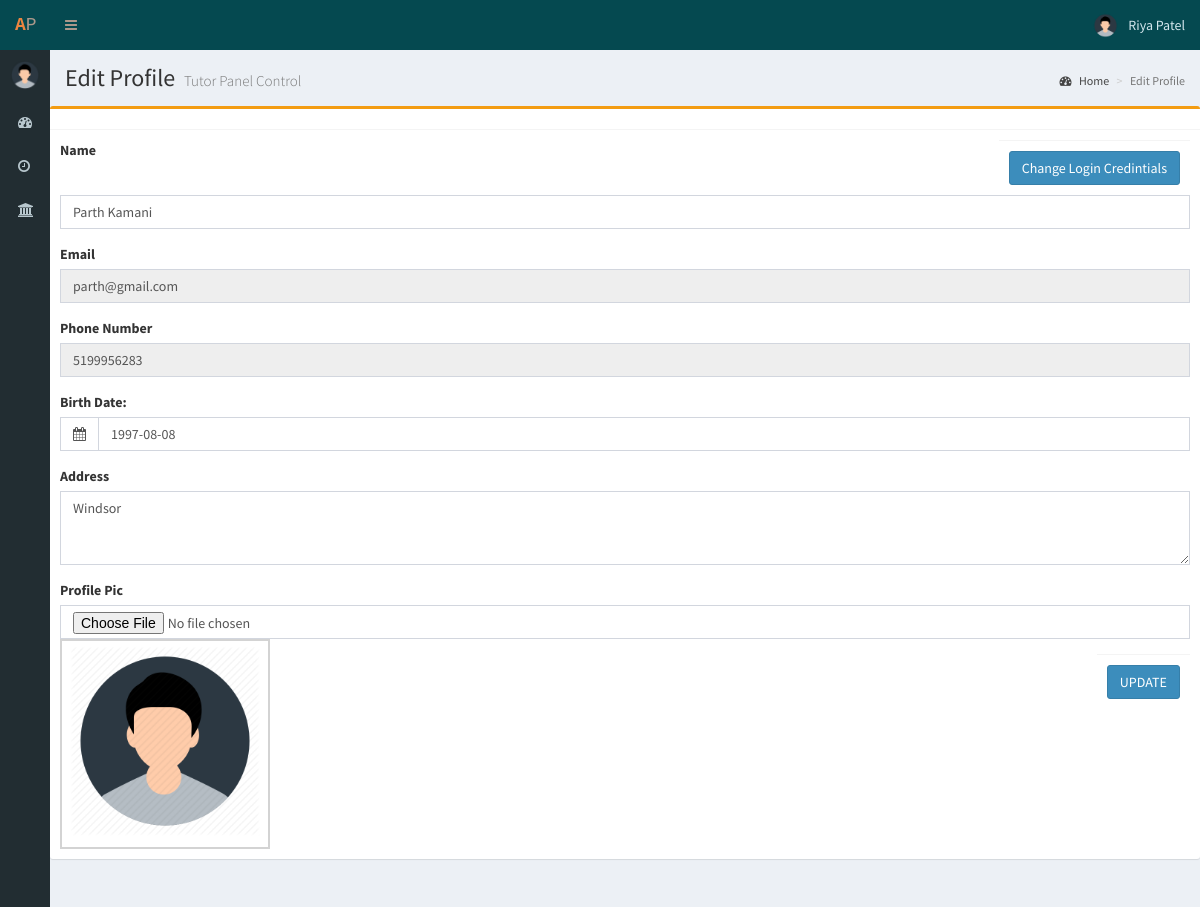
Page /editprofile.php?id=2 (signed in) on the committed database.
### tables this page shows
CREATE TABLE `tbl_detail` (
  `detail_id` int(40) NOT NULL,
  `login_id` int(11) NOT NULL,
  `name` varchar(40) NOT NULL,
  `dob` date NOT NULL,
  `gender` varchar(20) NOT NULL,
  `address` varchar(100) NOT NULL,
  `profile_pic` varchar(50) NOT NULL,
  `dept` int(11) NOT NULL,
  `valid` int(11) NOT NULL
);

### editprofile.php (the view, shortened to what this page needs)
<?php
	include "connection.php";
	if(!isset($_SESSION['log']))
	{
		header("location:index.php");
	}
	else
	{
		$ulog = $_SESSION['log'];
		$a = "SELECT * FROM tbl_login WHERE email_id='$ulog'";
		$aa = mysqli_query($con,$a);
		$value = mysqli_fetch_array($aa);
		$uid = $value['login_id'];
		$b = "SELECT * FROM tbl_detail WHERE login_id='$uid'";
		$bb = mysqli_query($con,$b);
		$bbb = mysqli_fetch_array($bb);
		$n = $bbb['name'];
		$i = $bbb['profile_pic'];
		$dob = $bbb['dob'];
		if(isset($_GET['id']))
		{
			$id = $_GET['id'];
			$url="change.php?id=".$id;
			$sql = "SELECT * FROM tbl_login WHERE login_id='$id'";
			$result = mysqli_query($con,$sql);
			$value = mysqli_fetch_array($result);
			$email = $value['email_id'];
			$oldphone = $value['phone_no'];
			$qry = "SELECT * FROM tbl_detail WHERE login_id='$id'";
			$result1 = mysqli_query($con,$qry);
			$value1 = mysqli_fetch_array($result1);
			$name = $value1['name'];
			$dob = $value1['dob'];
			$address = $value1['address'];
			$sql1 = "SELECT profile_pic FROM tbl_detail WHERE login_id='$id'";
		$result2 = mysqli_query($con,$sql1);
		$value2 = mysqli_fetch_array($result2);
		$def =$value2['profile_pic'];
	}
?>
<!DOCTYPE html>
<html>
<head>
  <link rel="stylesheet" href="bower_components/bootstrap/dist/css/bootstrap.min.css">
  <link rel="stylesheet" href="bower_components/font-awesome/css/font-awesome.min.css">
  <link rel="stylesheet" href="bower_components/Ionicons/css/ionicons.min.css">
  <link rel="stylesheet" href="dist/css/AdminLTE.min.css">
  <link rel="stylesheet" href="dist/css/skins/_all-skins.min.css">
  <link rel="stylesheet" href="bower_components/morris.js/morris.css">
  <link rel="stylesheet" href="bower_components/jvectormap/jquery-jvectormap.css">
  <link rel="stylesheet" href="bower_components/bootstrap-datepicker/dist/css/bootstrap-datepicker.min.css">
  <link rel="stylesheet" href="bower_components/bootstrap-daterangepicker/daterangepicker.css">
  <link rel="stylesheet" href="plugins/bootstrap-wysihtml5/bootstrap3-wysihtml5.min.css">
</head>
<body class="hold-transition skin-purple sidebar-mini sidebar-collapse">
<div class="wrapper">
  <?php
		include("head.php");
		include("menu.php");
	  ?>
  <div class="content-wrapper">
    <section class="content-header">
      <h1>
        Edit Profile
        <?php
if($type==0)
{
	?>
	<small>Admin Panel Control</small>
	<?php
}
else if($type==1)
{
		?>
        <small>Professor Panel Control</small>
		<?php
}
else if($type==2)
{
	?>
	<small>Tutor Panel Control</small>
	<?php
}
		?>
      </h1>
      <ol class="breadcrumb">
        <li><a href="dashboard.php"><i class="fa fa-dashboard"></i> Home</a></li>
        <li class="active">Edit Profile</li>
      </ol>
    </section>
    <section class="content">
      <div class="row">
	  <div class="box box-warning">
            <div class="box-header with-border">
            </div>
            <div class="box-body">
			<div class="box-footer" style="float:right;"><a href="<?php echo $url; ?>">
                <button type="submit" name="change" class="btn btn-primary">Change Login Credintials</button>
              </a>
			  </div>
              <form role="form" method="post" enctype="multipart/form-data" >
                <div class="form-group">
                  <label>Name</label>
                  <input type="text" name="name" value="<?php echo $name; ?>" class="form-control" placeholder="Name" required />
                </div>
				<div class="form-group">
                  <label>Email</label>
                  <input type="email" name="email" value="<?php echo $email; ?>" class="form-control" placeholder="Email" required readonly />
                </div>
				<div class="form-group">
                  <label>Phone Number</label>
                  <input type="text" name="phone" class="form-control" value="<?php echo $oldphone; ?>" placeholder="Phone Number" pattern="[6789][0-9]{9}" oninput="setCustomValidity('')" title='Enter 10 Digit mobile
number starting with 6 or 7 or 8 or 9' required readonly />
                </div>
				<div class="form-group">
                <label>Birth Date:</label>
                <div class="input-group date">
                  <div class="input-group-addon">
                    <i class="fa fa-calendar"></i>
                  </div>
                  <input type="text" name="dob"  value="<?php echo $dob; ?>" placeholder="Date of Birth" class="form-control pull-right" id="datepicker" autocomplete="off" required />
                </div>
              </div>
                <div class="form-group">
                  <label>Address</label>
                  <textarea class="form-control" placeholder="Address" name="address" rows="3" required ><?php echo $address; ?></textarea>
                </div>
				<div class="form-group">
                  <label>Profile Pic</label>
                  <input type="file" id="profile-img" name="image" accept="image/png,image/jpg,image/jpeg" class="form-control" placeholder="">
					<div id="myDiv" align="center">
					  <img src="<?php echo $def; ?>" id="profile-img-tag" alt="Profile Pic" width="200px" height="200px" style="border:5px solid #ffffff; background-color: #ffffff;" />
					</div>
				</div>
              <div class="box-footer" style="float:right;">
                <button type="submit" name="submit" class="btn btn-primary">UPDATE</button>
              </div>
			  </form>
            </div>
          </div>
        </div>
    </section>
  </div>
  <?php
	include("footer.php");
  ?>
</div>
</body>
</html>
<?php
	}
?>

### head.php (shortened to what this page needs)
<html>
<head>
</head>
<body>
<header class="main-header" >
    <a href="dashboard.php" class="logo" style="color:#AB988B; background-color: #054950;">
      <span class="logo-mini logo" style="color:#AB988B; background-color: #054950;"><b style="color:#EB8540; background-color: #054950;">A</b>P</span>
    </a>
    <nav class="navbar navbar-static-top" style="background-color: #054950;">
      <a href="#" class="sidebar-toggle" data-toggle="push-menu" role="button" style="color:#AB988B; background-color: #054950;">
      </a>
      <div class="navbar-custom-menu">
        <ul class="nav navbar-nav">
           <li class="dropdown user user-menu" style="background-color: #054950;">
            <a href="#" class="dropdown-toggle" data-toggle="dropdown">
              <img src="<?php echo $i; ?>" class="user-image" alt="User Image">
              <span class="hidden-xs" style="color:#D4E7ED; background-color: #054950;"> <?php echo $n; ?> </span>
            </a>
          </li>
        </ul>
      </div>
    </nav>
  </header>
  </body>
  </html>

### menu.php (shortened to what this page needs)
<?php
	include "connection.php";
	if(!isset($_SESSION['log']))
	{
		header("location:index.php");
	}
	else
	{
		$log = $_SESSION['log'];
		$sql = "SELECT login_id,type FROM tbl_login WHERE email_id='$log'";
		$result = mysqli_query($con,$sql);
		$value = mysqli_fetch_array($result);
		$type = $value['type'];
		?>
<!DOCTYPE html>
<html>
<head>
</head>
<body>
		<?php
		if($type==0 ||$type==1 ||$type==2 ||$type==3)
		{
			?>
		<aside class="main-sidebar" >
		<section class="sidebar">
			<div class="user-panel">
        <div class="pull-left image">
          <img src="<?php echo $i; ?>" class="img-circle" alt="User Image">
        </div>
      </div>
<ul class="sidebar-menu" data-widget="tree">
        <li class="">
          <a id="dashboard" href="dashboard.php">
            <i class="fa fa-dashboard"></i> <span>Dashboard</span>
          </a>
        </li>
		<li class="treeview">
          <a href="#">
            <i class="fa fa-clock-o"></i> <span>Appointments</span>
          </a>
        </li>
		<li class="treeview">
          <a href="#">
            <i class="fa fa-bank"></i>
          </a>
        </li>
       </ul>
	   </section>
  </aside>
	   <?php
		}
		?>
</body>
</html>
	<?php
	}
	?>

### editprofile.php (style rules this page uses)
#myDiv { border: 2px solid lightgray; height:210px; width:210px; float: left; }

### head.php (style rules this page uses)
.main-header .logo { font-family: "Courier New", Courier, monospace; font-size: 24px; }

### rows in the picture
tbl_detail: profile_pic (placeholder picture), name "Riya Patel"
tbl_detail: name "Parth Kamani", dob "1997-08-08", address "Windsor", profile_pic (placeholder picture)
